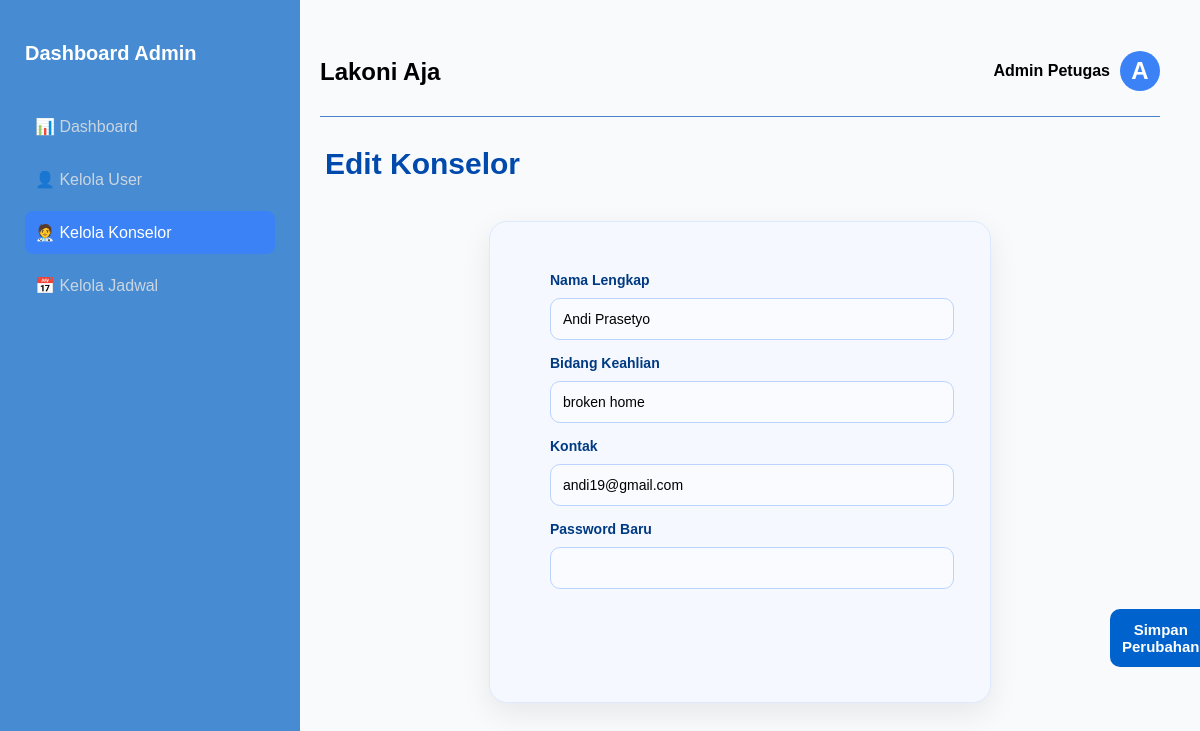
The page /edit_konselor.php?id=25 (signed in) on the database its author committed.
### tables this page shows
CREATE TABLE `konselor` (
  `id_konselor` int NOT NULL,
  `nama` varchar(100) NOT NULL,
  `username` varchar(50) NOT NULL,
  `password` varchar(255) NOT NULL,
  `nip` varchar(50) DEFAULT NULL,
  `bidang_keahlian` varchar(100) DEFAULT NULL,
  `kontak` varchar(100) DEFAULT NULL,
  `foto` varchar(255) DEFAULT NULL
);

### edit_konselor.php (the view, shortened to what this page needs)
<?php
include 'db.php';
$id = intval($_GET['id']);
$stmt = mysqli_prepare($conn, "SELECT * FROM konselor WHERE id_konselor = ?");
mysqli_stmt_bind_param($stmt, "i", $id);
mysqli_stmt_execute($stmt);
$result = mysqli_stmt_get_result($stmt);
$data = mysqli_fetch_assoc($result);
?>
<!DOCTYPE html>
<html lang="en">
<head>
<link rel="stylesheet" href="assets/css/kelola_konselor.css?v=<?php echo time(); ?>">
</head>
<body>
<div class="sidebar">
  <div class="list_sidebar">
      <h2>Dashboard Admin</h2>
      <a href="dashboard_admin.php">📊 Dashboard</a>
      <a href="kelola_user.php">👤 Kelola User</a>
      <a href="kelola_konselor.php" class="active">🧑‍⚕️ Kelola Konselor</a>
      <a href="kelola_jadwal.php">📅 Kelola Jadwal</a>
  </div>
</div>
<a href="kelola_konselor.php" class="btn-back">← Kembali</a>
<div class="content">
    <div class="main-header">
        <h1 class="brand-title">Lakoni Aja</h1>
        <div class="profile-section">
            <span class="profile-name">Admin Petugas</span>
            <div class="profile-avatar">A</div>
        </div>
    </div>
    <hr class="header-line">
    <h2>Edit Konselor</h2>
    <div class="form-box">
        <form method="POST">
            <label>Nama Lengkap</label>
            <input type="text" name="nama" value="<?= htmlspecialchars($data['nama']) ?>" required>
            <label>Bidang Keahlian</label>
            <input type="text" name="bidang_keahlian" value="<?= htmlspecialchars($data['bidang_keahlian']) ?>" required>
            <label>Kontak</label>
            <input type="text" name="kontak" value="<?= htmlspecialchars($data['kontak']) ?>" required>
            <label>Password Baru</label>
            <input type="password" name="new_password" required>
             <button type="submit" name="update" class="btn-submit">Simpan Perubahan</button>
        </form>
    </div>
</div>
</body>
</html>

### assets/css/kelola_konselor.css (style rules this page uses)
.main-header { display: flex; justify-content: space-between; margin-top: -50 px; margin-bottom: 30px; padding-bottom: -50px; padding-top: -40px; }
.brand-title { font-size: 24px; font-weight: 700; color: #000; margin: 0; }
.profile-section { display: flex; align-items: center; gap: 10px; margin-top: -7px; }
.profile-name { font-weight: 700; font-size: 16px; color: #000; }
.profile-avatar { width: 40px; height: 40px; background-color: #3B82F6; color: white; font-weight: 600; font-size: 24px; border-radius: 50%; display: flex; justify-content: center; align-items: center; }
.header-line { border: 0; border-top: 1px solid #4a81ca; margin-bottom: 30px; opacity: 1; margin-top: -5px; }
.form-box { background: #ffffff; padding: 35px 40px; border-radius: 18px; width: 50%; margin: 40px auto; box-shadow: 0 10px 30px rgba(0,0,0,0.08); border: 1px solid #dce9ff; transition: 0.3s ease; animation: fadeIn 0.4s ease; }
.form-box { background: #f5f9ff; }
.form-box label { font-weight: 600; color: #003a82; display: block; margin-bottom: 6px; margin-left: 20px; margin-top: 15px; font-size: 14px; }
.form-box input, .form-box textarea { width: 90%; padding: 12px; border-radius: 10px; border: 1.5px solid #bcd3ff; background: #f9fbff; margin-top: 4px; margin-left: 20px; font-size: 14px; transition: 0.25s ease; }
.btn-submit { flex: 1; background: #0062cc; color: white; border: none; padding: 12px; border-radius: 10px; cursor: pointer; font-size: 15px; font-weight: 600; transition: 0.25s ease; display: inline-flex; margin-top: 20px; margin-left: 580px; }
.btn-back { margin-top: 25px; background: #777; color: white; padding: 10px 20px; border-radius: 8px; text-decoration: none; font-weight: 600; transition: 0.25s ease; }
.content h2 { font-size: 30px; font-weight: 700; margin: 15px 0 10px 5px; color: #004aad; }

### assets/css/dashboard_admin.css (style rules this page uses)
body { margin: 0; font-family: "Poppins", sans-serif; background-color: #f8fafc; }
.sidebar { width: 250px; height: 100vh; background-color: #478cd2; color: #fff; position: fixed; top: 0; left: 0; padding: 25px; }
.sidebar h2 { font-size: 20px; margin-bottom: 40px; display: flex; gap: 10px; align-items: center; }
.sidebar a { text-decoration: none; color: #cbd5e1; font-size: 16px; display: block; padding: 12px 10px; border-radius: 8px; margin-bottom: 10px; transition: 0.3s; }
.sidebar .list_sidebar a:hover, .sidebar .list_sidebar .active { background-color: #3b82f6; color: #fff; }
.content { margin-left: 280px; padding: 40px; }
h1 { font-size: 32px; font-weight: bold; }

### rows shown on the page
konselor: nama "Andi Prasetyo", bidang_keahlian "broken home", kontak "andi19@gmail.com"
